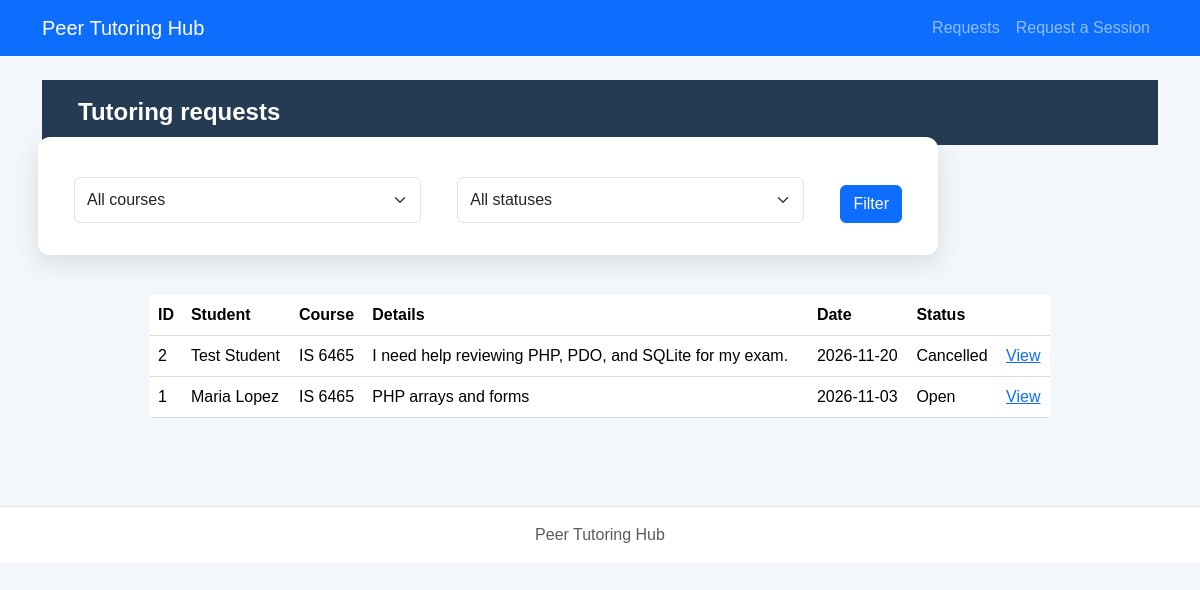
/php/requests.php, run on the app's committed database.
### tables this page shows
CREATE TABLE tutoring_requests (
    request_id INTEGER PRIMARY KEY,
    student_id INTEGER NOT NULL,
    course TEXT NOT NULL,
    topic TEXT NOT NULL,
    preferred_date TEXT NOT NULL,
    preferred_time TEXT NOT NULL,
    status TEXT NOT NULL DEFAULT 'Open'
        CHECK (status IN ('Open', 'Cancelled', 'Assigned', 'Completed')),
    created_at TEXT NOT NULL DEFAULT CURRENT_TIMESTAMP,
    FOREIGN KEY (student_id) REFERENCES students(student_id)
);

CREATE TABLE students (
    student_id INTEGER PRIMARY KEY,
    student_name TEXT NOT NULL,
    student_email TEXT NOT NULL UNIQUE
);

### config/db.php (called while the page is built)
<?php
function openDatabase($path = null) {
    if ($path === null) {
        $path = dirname(__DIR__) . '/database/tutoring.db';
    }
    $pdo = new PDO('sqlite:' . $path);
    $pdo->setAttribute(PDO::ATTR_ERRMODE, PDO::ERRMODE_EXCEPTION);
    $pdo->setAttribute(PDO::ATTR_DEFAULT_FETCH_MODE, PDO::FETCH_ASSOC);
    $pdo->exec('PRAGMA foreign_keys = ON');
    return $pdo;
}

### repositories/requestPDO.php (called while the page is built, shortened)
<?php
function listRequests($pdo, $course = '', $status = '') {
    $sql='SELECT r.*,s.student_name FROM tutoring_requests r JOIN students s ON r.student_id=s.student_id WHERE 1=1';$args=[];
    $sql.=' ORDER BY r.request_id DESC';$stmt=$pdo->prepare($sql);$stmt->execute($args);return $stmt->fetchAll();
}

### services/requestService.php (called while the page is built, shortened)
<?php
require_once dirname(__DIR__).'/repositories/requestPDO.php';
function escapeHtml($v) {return htmlspecialchars((string)$v,ENT_QUOTES,'UTF-8');}
function decodeTopic($topic) {
    $v=json_decode($topic,true);
    return is_array($v)&&isset($v['reason'])&&is_array($v['topics']??null) ? $v : ['reason'=>$topic,'topics'=>[]];
}

### php/requests.php (the view, shortened to what this page needs)
<?php
require_once __DIR__.'/../config/db.php';require_once __DIR__.'/../services/requestService.php';
$course=trim((string)($_GET['course']??''));$status=(string)($_GET['status']??'');
$rows=listRequests(openDatabase(),$course,$status);
require __DIR__.'/../includes/header.php';require __DIR__.'/../includes/nav.php';?>
<main class="container py-4"><h1>Tutoring requests</h1>
<form method="get" class="row g-2 mb-3"><div class="col"><select class="form-select" name="course"><option value="">All courses</option></select></div><div class="col"><select class="form-select" name="status"><option value="">All statuses</option></select></div><div class="col-auto"><button class="btn btn-primary">Filter</button></div></form>
<?php if(!$rows):?><p>No matching requests.</p><?php else:?><table class="table"><thead><tr><th>ID</th><th>Student</th><th>Course</th><th>Details</th><th>Date</th><th>Status</th><th></th></tr></thead><tbody><?php foreach($rows as $r):$topic=decodeTopic($r['topic']);?><tr><td><?= (int)$r['request_id']?></td><td><?=escapeHtml($r['student_name'])?></td><td><?=escapeHtml($r['course'])?></td><td><?=escapeHtml($topic['reason'])?></td><td><?=escapeHtml($r['preferred_date'])?></td><td><?=escapeHtml($r['status'])?></td><td><a href="request-details.php?request_id=<?=(int)$r['request_id']?>">View</a></td></tr><?php endforeach;?></tbody></table><?php endif;?></main><?php require __DIR__.'/../includes/footer.php';?>

### includes/header.php (shortened to what this page needs)
<!doctype html>
<html lang="en">
<head>
  <link href="https://cdn.jsdelivr.net/npm/bootstrap@5.3.3/dist/css/bootstrap.min.css" rel="stylesheet">
  <link rel="stylesheet" href="../css/styles.css">
</head>
<body>

### includes/nav.php
<nav class="navbar navbar-expand-lg navbar-dark bg-primary">
  <div class="container">
    <a class="navbar-brand" href="../index.php">Peer Tutoring Hub</a>
    <div class="navbar-nav">
      <a class="nav-link" href="requests.php">Requests</a>
      <a class="nav-link" href="request-form.php">Request a Session</a>
    </div>
  </div>
</nav>

### includes/footer.php (shortened to what this page needs)
<footer class="border-top mt-5 py-3 text-center text-muted">
  <div class="container">Peer Tutoring Hub</div>
</footer>
</body>
</html>

### css/styles.css (style rules this page uses)
* { box-sizing: border-box; }
body { margin: 0; min-height: 100vh; font-family: Arial, Helvetica, sans-serif; color: #1f2937; background-color: #f3f6fa; }
h1 { margin: 0; padding: 18px 36px; color: #ffffff; font-size: 24px; font-weight: 700; background-color: #243b53; }
main form { max-width: 900px; margin: 42px auto; padding: 32px; display: grid; grid-template-columns: 1fr 1fr; gap: 18px 28px; background-color: #ffffff; border-radius: 12px; box-shadow: 0 8px 24px rgba(31, 41, 55, 0.12); }
main form input:not([type="checkbox"]):not([type="radio"]), main form select, main form textarea { width: 100%; min-height: 46px; padding: 10px 14px; color: #374151; font: inherit; background-color: #ffffff; border: 1px solid #aeb8c5; border-radius: 8px; }
main form button { grid-column: 1 / -1; grid-row: 6; justify-self: start; margin-top: 8px; padding: 13px 26px; color: #ffffff; font-size: 16px; font-weight: 700; background-color: #d60000; border: 0; border-radius: 8px; cursor: pointer; }
table { width: calc(100% - 80px); max-width: 900px; margin: 40px auto; border-collapse: collapse; background-color: #ffffff; }
th, td { padding: 14px 16px; text-align: left; border-bottom: 1px solid #d6dbe2; }
th { background-color: #eef1f4; }
footer { padding: 22px; color: #52606d; text-align: center; background-color: #ffffff; border-top: 1px solid #d6dbe2; }

### data on the page
tutoring_requests: request_id "2", student.student_name "Test Student", course "IS 6465", topic "I need help reviewing PHP, PDO, and SQLite for my exam.", preferred_date "2026-11-20", status "Cancelled"
tutoring_requests: request_id "1", student.student_name "Maria Lopez", course "IS 6465", topic "PHP arrays and forms", preferred_date "2026-11-03", status "Open"
